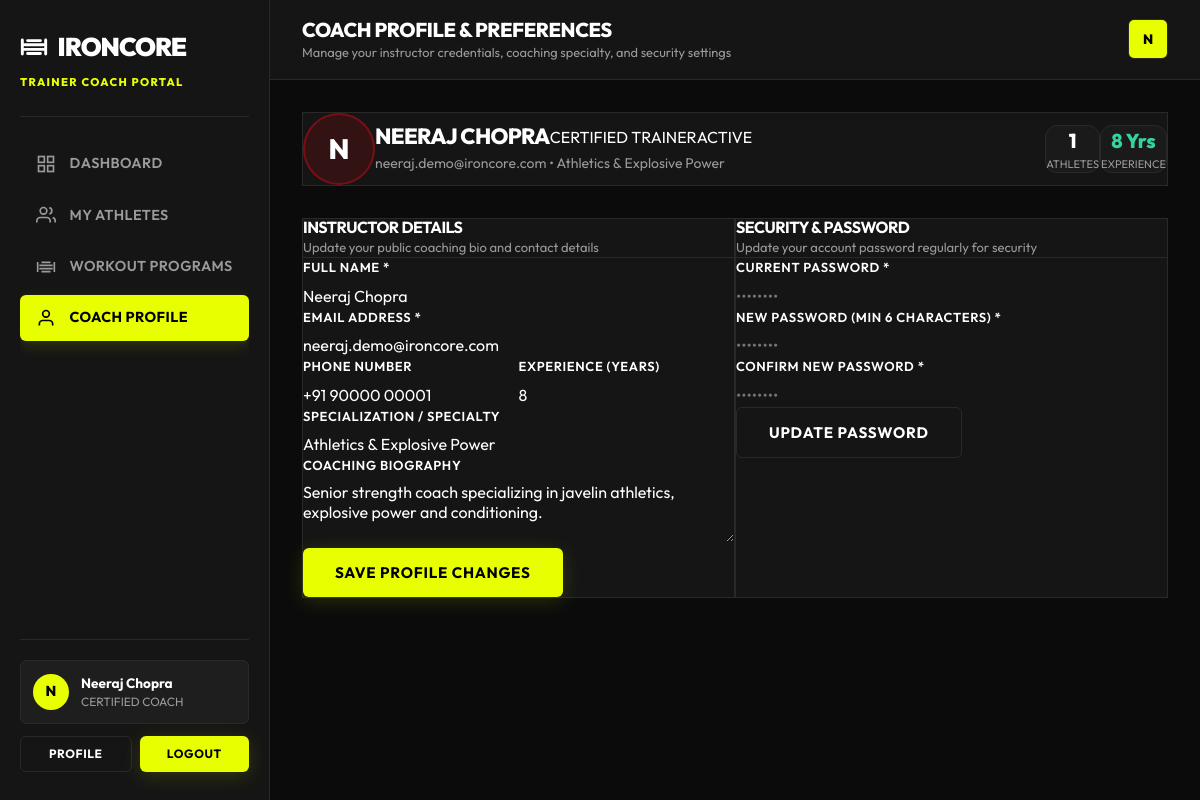
Screenshot of /trainer/profile.php (signed in) with the database file from the repository.
### tables this page shows
CREATE TABLE IF NOT EXISTS `users` (
    `id` INT AUTO_INCREMENT PRIMARY KEY,
    `full_name` VARCHAR(100) NOT NULL,
    `username` VARCHAR(50) NOT NULL UNIQUE,
    `email` VARCHAR(150) NOT NULL UNIQUE,
    `password_hash` VARCHAR(255) NOT NULL,
    `role` ENUM('admin', 'trainer', 'member') NOT NULL DEFAULT 'member',
    `avatar` VARCHAR(255) NULL,
    `status` ENUM('active', 'inactive', 'suspended') NOT NULL DEFAULT 'active',
    `created_at` TIMESTAMP DEFAULT CURRENT_TIMESTAMP,
    `updated_at` TIMESTAMP DEFAULT CURRENT_TIMESTAMP ON UPDATE CURRENT_TIMESTAMP,
    INDEX `idx_username` (`username`),
    INDEX `idx_email` (`email`),
    INDEX `idx_role` (`role`)
);

CREATE TABLE IF NOT EXISTS `trainers` (
    `id` INT AUTO_INCREMENT PRIMARY KEY,
    `user_id` INT NOT NULL UNIQUE,
    `phone` VARCHAR(20) NULL,
    `specialization` VARCHAR(150) NOT NULL,
    `experience_years` INT NOT NULL DEFAULT 0,
    `bio` TEXT NULL,
    `hourly_rate` DECIMAL(10,2) DEFAULT 0.00,
    `created_at` TIMESTAMP DEFAULT CURRENT_TIMESTAMP,
    FOREIGN KEY (`user_id`) REFERENCES `users`(`id`) ON DELETE CASCADE
);

### public/trainer/profile.php (called while the page is built, shortened)
<?php
require_once __DIR__ . '/../../app/views/trainer/profile.php';

### app/config/database.php (called while the page is built, shortened)
<?php
class Database {
    private static ?PDO $instance = null;
    public static function getInstance(): PDO {
        if (self::$instance === null) {
            $host = getenv('DB_HOST') ?: '127.0.0.1';
            $port = getenv('DB_PORT') ?: '3306';
            $db   = getenv('DB_NAME') ?: 'ironcore_gym';
            $user = getenv('DB_USER') ?: 'root';
            $pass = getenv('DB_PASS') ?: '';
            $charset = 'utf8mb4';
            $dsn = "mysql:host={$host};port={$port};dbname={$db};charset={$charset}";
            $options = [
                PDO::ATTR_ERRMODE            => PDO::ERRMODE_EXCEPTION,
                PDO::ATTR_DEFAULT_FETCH_MODE => PDO::FETCH_ASSOC,
                PDO::ATTR_EMULATE_PREPARES   => false,
            ];
            try {
                self::$instance = new PDO($dsn, $user, $pass, $options);
            } catch (PDOException $e) {
                if (defined('STORAGE_PATH')) {
                    error_log("[" . date('Y-m-d H:i:s') . "] DB Connection Error: " . $e->getMessage() . "\n", 3, STORAGE_PATH . '/logs/app.log');
                }
                if (APP_DEBUG) {
                    throw new Exception("Database Connection Failed: " . $e->getMessage());
                } else {
                    die("Database connection error. Please contact system administrator.");
                }
            }
        }
        return self::$instance;
    }
}

### app/services/GymManagementService.php (called while the page is built, shortened)
<?php
require_once __DIR__ . '/../config/database.php';
class GymManagementService {
    private PDO $db;
    public function __construct() {
        $this->db = Database::getInstance();
    }
    public function getUserById(int $userId): ?array {
        $stmt = $this->db->prepare("SELECT * FROM users WHERE id = :id LIMIT 1");
        $stmt->execute(['id' => $userId]);
        return $stmt->fetch() ?: null;
    }
    public function getTrainerByUserId(int $userId): ?array {
        $stmt = $this->db->prepare("
            SELECT t.*, u.full_name, u.email, u.status
            FROM trainers t
            JOIN users u ON u.id = t.user_id
            WHERE t.user_id = :uid LIMIT 1
        ");
        $stmt->execute(['uid' => $userId]);
        return $stmt->fetch() ?: null;
    }
    public function trainerDashboard(int $userId): array {
        $trainer = $this->getTrainerByUserId($userId);
        $trainerId = $trainer ? (int) $trainer['id'] : null;
        $clientsQuery = "
            SELECT m.id, m.phone, m.join_date, u.full_name, u.email, u.status,
                   p.title as plan_title, s.end_date, s.status as subscription_status,
                   wp.title as workout_title, wp.goal as workout_goal,
                   (SELECT COUNT(*) FROM attendance a WHERE a.member_id = m.id) as total_checkins,
                   (SELECT MAX(CONCAT(a2.date, ' ', a2.check_in_time)) FROM attendance a2 WHERE a2.member_id = m.id) as last_seen
            FROM members m
            JOIN users u ON u.id = m.user_id
            LEFT JOIN workout_plans wp ON wp.member_id = m.id " . ($trainerId ? "AND wp.trainer_id = :tid" : "") . "
            LEFT JOIN subscriptions s ON s.member_id = m.id AND s.id = (
                SELECT MAX(s2.id) FROM subscriptions s2 WHERE s2.member_id = m.id
            )
            LEFT JOIN membership_plans p ON p.id = s.plan_id
            WHERE u.status = 'active'
            ORDER BY m.id DESC
        ";
        $stmt = $this->db->prepare($clientsQuery);
        if ($trainerId) {
            $stmt->execute(['tid' => $trainerId]);
        } else {
            $stmt->execute();
        }
        $clients = $stmt->fetchAll();
        $assignedCount = count($clients);
        $activePrograms = 0;
        $needingAttention = 0;
        foreach ($clients as $c) {
            if (!empty($c['workout_title'])) {
                $activePrograms++;
            }
        }
        $sessionsThisWeek = (int) $this->db->query("
            SELECT COUNT(*) FROM attendance
            WHERE YEARWEEK(date, 1) = YEARWEEK(CURDATE(), 1)
        ")->fetchColumn();
        $todaySchedule = $this->db->query("
            SELECT a.*, u.full_name, u.email
            FROM attendance a
            JOIN members m ON m.id = a.member_id
            JOIN users u ON u.id = m.user_id
            WHERE a.date = CURDATE()
            ORDER BY a.check_in_time DESC
        ")->fetchAll();
        return [
            'trainer'                          => $trainer,
            'assigned_clients_count'           => $assignedCount,
            'active_programs_count'            => $activePrograms,
            'sessions_this_week'               => $sessionsThisWeek,
            'clients_needing_attention'        => $needingAttention,
            'clients_needing_attention_count'  => $needingAttention,
            'clients'                          => $clients,
            'today_schedule'                   => $todaySchedule
        ];
    }
}

### app/views/trainer/profile.php (the view, shortened to what this page needs)
<?php
require_once __DIR__ . '/../../services/GymManagementService.php';
$userId = (int) ($_SESSION['user_id'] ?? 0);
$svc = new GymManagementService();
$user = $svc->getUserById($userId);
$trainer = $svc->getTrainerByUserId($userId);
$trainerData = $svc->trainerDashboard($userId);
?>
<!DOCTYPE html>
<html lang="en">
<head>
  <link rel="stylesheet" href="/assets/css/style.css">
  <link rel="stylesheet" href="/assets/css/dashboard.css">
  <link rel="stylesheet" href="/assets/css/responsive.css">
  <link rel="stylesheet" href="/assets/css/admin-modules.css">
</head>
<body style="background-color: var(--color-bg);">
  <div class="dashboard-shell">
    <?php
    require_once __DIR__ . '/../layouts/trainer_nav.php';
    ?>
      <main class="dashboard-body">
        <section class="modern-card" style="padding: var(--space-6); background: var(--color-surface); border: 1px solid var(--color-border); border-radius: var(--radius-xl); margin-bottom: var(--space-6);">
          <div style="display: flex; align-items: center; gap: var(--space-5); flex-wrap: wrap;">
            <div class="avatar-circle" style="width: 72px; height: 72px; font-size: 28px; font-weight: 800; background: rgba(229, 9, 20, 0.15); color: var(--color-primary); border: 2px solid rgba(229, 9, 20, 0.4);">
              <?= strtoupper(substr($user['full_name'] ?? 'Coach', 0, 1)) ?>
            </div>
            <div style="flex: 1; min-width: 240px;">
              <div style="display: flex; align-items: center; gap: var(--space-3); flex-wrap: wrap;">
                <h2 style="font-size: 22px; font-weight: 800; color: var(--color-text); margin: 0;"><?= htmlspecialchars($user['full_name'] ?? 'Coach') ?></h2>
                <span class="badge badge-primary">CERTIFIED TRAINER</span>
                <span class="badge badge-success">ACTIVE</span>
              </div>
              <p style="font-size: 14px; color: var(--color-text-muted); margin: 4px 0 0 0;"><?= htmlspecialchars($user['email'] ?? '') ?> • <?= htmlspecialchars($trainer['specialization'] ?? $trainer['specialty'] ?? 'Not specified') ?></p>
            </div>
            <div style="display: flex; gap: var(--space-4); text-align: center;">
              <div style="padding: var(--space-3) var(--space-4); background: rgba(255,255,255,0.02); border: 1px solid var(--color-border); border-radius: var(--radius-md);">
                <div style="font-size: 20px; font-weight: 800; color: var(--color-primary);"><?= $trainerData['assigned_clients_count'] ?></div>
                <div style="font-size: 11px; color: var(--color-text-muted); text-transform: uppercase;">Athletes</div>
              </div>
              <div style="padding: var(--space-3) var(--space-4); background: rgba(255,255,255,0.02); border: 1px solid var(--color-border); border-radius: var(--radius-md);">
                <div style="font-size: 20px; font-weight: 800; color: #34D399;"><?= (int)($trainer['experience_years'] ?? 0) ?> Yrs</div>
                <div style="font-size: 11px; color: var(--color-text-muted); text-transform: uppercase;">Experience</div>
              </div>
            </div>
          </div>
        </section>
        <div style="display: grid; grid-template-columns: repeat(auto-fit, minmax(320px, 1fr)); gap: var(--space-6);">
          <section class="modern-card" style="padding: var(--space-6); background: var(--color-surface); border: 1px solid var(--color-border); border-radius: var(--radius-xl);">
            <div style="margin-bottom: var(--space-4); border-bottom: 1px solid var(--color-border); padding-bottom: var(--space-3);">
              <h3 style="font-size: 16px; font-weight: 700; color: var(--color-text); margin: 0; text-transform: uppercase;">Instructor Details</h3>
              <p style="font-size: 13px; color: var(--color-text-muted); margin: 2px 0 0 0;">Update your public coaching bio and contact details</p>
            </div>
            <form id="profile-form" onsubmit="submitProfileForm(event)">
              <div style="display: flex; flex-direction: column; gap: var(--space-4);">
                <div>
                  <label class="form-label" style="font-size: 13px; font-weight: 600; color: var(--color-text); margin-bottom: 6px; display: block;">Full Name *</label>
                  <input type="text" name="full_name" class="form-input" value="<?= htmlspecialchars($user['full_name'] ?? '') ?>" required style="width: 100%;">
                </div>
                <div>
                  <label class="form-label" style="font-size: 13px; font-weight: 600; color: var(--color-text); margin-bottom: 6px; display: block;">Email Address *</label>
                  <input type="email" name="email" class="form-input" value="<?= htmlspecialchars($user['email'] ?? '') ?>" required style="width: 100%;">
                </div>
                <div style="display: grid; grid-template-columns: 1fr 1fr; gap: var(--space-4);">
                  <div>
                    <label class="form-label" style="font-size: 13px; font-weight: 600; color: var(--color-text); margin-bottom: 6px; display: block;">Phone Number</label>
                    <input type="text" name="phone" class="form-input" value="<?= htmlspecialchars($trainer['phone'] ?? '') ?>" placeholder="+1 (555) 000-0000" style="width: 100%;">
                  </div>
                  <div>
                    <label class="form-label" style="font-size: 13px; font-weight: 600; color: var(--color-text); margin-bottom: 6px; display: block;">Experience (Years)</label>
                    <input type="number" name="experience_years" class="form-input" value="<?= (int)($trainer['experience_years'] ?? 3) ?>" min="0" max="50" style="width: 100%;">
                  </div>
                </div>
                <div>
                  <label class="form-label" style="font-size: 13px; font-weight: 600; color: var(--color-text); margin-bottom: 6px; display: block;">Specialization / Specialty</label>
                  <input type="text" name="specialization" class="form-input" value="<?= htmlspecialchars($trainer['specialization'] ?? $trainer['specialty'] ?? '') ?>" placeholder="e.g., Hypertrophy, Strength, HIIT" style="width: 100%;">
                </div>
                <div>
                  <label class="form-label" style="font-size: 13px; font-weight: 600; color: var(--color-text); margin-bottom: 6px; display: block;">Coaching Biography</label>
                  <textarea name="bio" class="form-input" rows="3" placeholder="Tell members about your coaching methodology and background..." style="width: 100%;"><?= htmlspecialchars($trainer['bio'] ?? '') ?></textarea>
                </div>
                <button type="submit" class="btn btn-primary" id="save-profile-btn" style="align-self: flex-start;">Save Profile Changes</button>
              </div>
            </form>
          </section>
          <section class="modern-card" style="padding: var(--space-6); background: var(--color-surface); border: 1px solid var(--color-border); border-radius: var(--radius-xl);">
            <div style="margin-bottom: var(--space-4); border-bottom: 1px solid var(--color-border); padding-bottom: var(--space-3);">
              <h3 style="font-size: 16px; font-weight: 700; color: var(--color-text); margin: 0; text-transform: uppercase;">Security & Password</h3>
              <p style="font-size: 13px; color: var(--color-text-muted); margin: 2px 0 0 0;">Update your account password regularly for security</p>
            </div>
            <form id="password-form" onsubmit="submitPasswordForm(event)">
              <div style="display: flex; flex-direction: column; gap: var(--space-4);">
                <div>
                  <label class="form-label" style="font-size: 13px; font-weight: 600; color: var(--color-text); margin-bottom: 6px; display: block;">Current Password *</label>
                  <input type="password" name="current_password" class="form-input" required placeholder="••••••••" style="width: 100%;">
                </div>
                <div>
                  <label class="form-label" style="font-size: 13px; font-weight: 600; color: var(--color-text); margin-bottom: 6px; display: block;">New Password (min 6 characters) *</label>
                  <input type="password" name="new_password" class="form-input" required minlength="6" placeholder="••••••••" style="width: 100%;">
                </div>
                <div>
                  <label class="form-label" style="font-size: 13px; font-weight: 600; color: var(--color-text); margin-bottom: 6px; display: block;">Confirm New Password *</label>
                  <input type="password" name="confirm_password" class="form-input" required minlength="6" placeholder="••••••••" style="width: 100%;">
                </div>
                <button type="submit" class="btn btn-secondary" id="save-password-btn" style="align-self: flex-start;">Update Password</button>
              </div>
            </form>
          </section>
        </div>
      </main>
    </div>
  </div>
</body>
</html>

### rows the page displays
users: full_name "N", full_name "NEERAJ CHOPRA", email "neeraj.demo@ironcore.com", full_name "Neeraj Chopra"
trainers: specialization "Athletics & Explosive Power", id "1", experience_years "8", phone "+91 90000 00001", bio "Senior strength coach specializing in javelin athletics, explosive power and conditioning."

### other values shown
$trainerInitial "N"
$trainerName "Neeraj Chopra"
$pageTitle "COACH PROFILE & PREFERENCES"
$pageSubtitle "Manage your instructor credentials, coaching specialty, and security settings"
